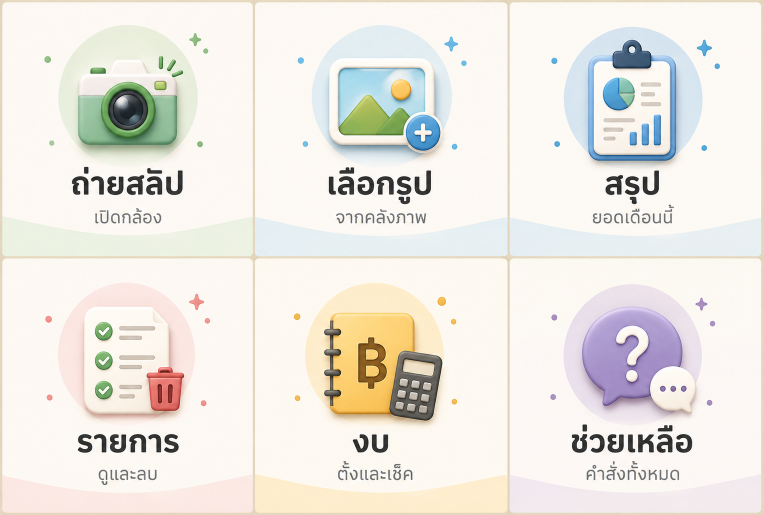
#> input picture assets/rich-menu-01.png, 1527 x 1030 px (shown at 1/2 size)
$ python -i richmenu_compose.py   (imports and definitions only)
#> lines starting #> are read from the running program, lines starting #| are printed output that depends on the picture
#> in prep_icon, ic is the input picture: PIL image 1527x1030 RGB; mean R, G, B 235.8, 232.2, 225.3
#!/usr/bin/env python3
"""richmenu_compose.py — ประกอบรูปเมนูจาก "ไอคอนทีละอัน" ให้เป็น 2500×1686 เป๊ะ ๆ

    python3 scripts/richmenu_compose.py

ทำไมต้องมีไฟล์นี้: เครื่องมือ AI วาดรูปส่วนใหญ่ให้เลือกอัตราส่วนได้แค่ชุดสำเร็จ
(1:1, 4:3, 16:9, 9:16, ...) ซึ่ง **ไม่มีอันไหนตรง 1.4828 ที่ rich menu ต้องการเลย**
ที่ใกล้สุดคือ 4:3 ซึ่งยังต้องครอปความสูงทิ้ง 10%

และต่อให้ครอปจนได้อัตราส่วนถูก ก็ยังเหลือปัญหาใหญ่กว่า — **เส้นแบ่งต้องตรงตาราง
833px พอดี** ครอปทีเดียวเส้นเลื่อนหมด กดปุ่มแล้วไปโดนช่องข้าง ๆ

ทางออก: ขอ AI วาดแค่ **ไอคอน 1:1 ทีละอัน** (ซึ่งเป็นอัตราส่วนที่มันทำได้ดีที่สุด)
แล้วให้สคริปต์นี้วางลงตาราง + เรนเดอร์ข้อความไทยเอง
  - ตารางตรงเป๊ะเพราะคำนวณจากตัวเลขเดียวกับ richmenu.mjs
  - ข้อความไทยไม่มีทางสะกดเพี้ยน (เคยเจอ "ถ่ายสลับ" แทน "ถ่ายสลิป" มาแล้ว)
  - คุมขนาดไฟล์ให้ไม่เกิน 1 MB ได้

วางไอคอนไว้ที่ assets/icons/ ตามชื่อนี้ (ขนาดเท่าไหร่ก็ได้ ไม่ต้องจัตุรัสเป๊ะ):

    tab1-1.png … tab1-6.png     หน้า "หลัก"
    tab2-1.png … tab2-6.png     หน้า "เพิ่มเติม"

**PNG พื้นโปร่ง (alpha) ดีที่สุด** — แต่ถ้าเครื่องมือทำพื้นโปร่งไม่ได้ก็ไม่เป็นไร
ขอแค่พื้นเป็น "สีเรียบสีเดียว" สคริปต์จะคีย์ออกให้เอง (ดู autokey)
หน้าไหนไอคอนไม่ครบ 6 อันจะถูกข้าม (ไม่เขียนทับของเดิม)

prompt สำเร็จรูปสำหรับสั่ง AI วาดไอคอน: assets/icons/PROMPT.md

ต้องมี pillow (ใช้ venv ไหนก็ได้ เช่น bench/.venv-ocr/bin/python)
"""
import os

from PIL import Image, ImageChops, ImageDraw

from richmenu_image import (ACCENT, ASSETS, BG, CELLS, CELLS_MORE, CH_TAB, CW, FG,  # noqa: F401
                            H, LINE, SUB, TAB_H, TAB_W, W, centered, check_glyphs,
                            draw_tabs, find_font)

ICONS = os.path.join(ASSETS, "icons")
MAX_BYTES = 1024 * 1024

# วงกลมพาสเทลหลังไอคอน — สีเดียวกับโทนการ์ด Flex ไล่ตามช่อง
# มีไว้ให้ไอคอนที่มาจากคนละไฟล์ดูเป็นชุดเดียวกัน แม้สไตล์จะไม่เหมือนกันเป๊ะ
HALOS = [(227, 243, 235), (232, 238, 246), (251, 240, 218),
         (248, 227, 227), (239, 235, 229), (237, 233, 246)]

ICON_BOX = 300          # ด้านของกรอบไอคอนในรูปสุดท้าย
HALO_R = 195            # รัศมีวงกลมพาสเทล

# ตำแหน่งแนวตั้งในช่อง (คูณกับความสูงช่อง) — จัดให้ไอคอน+หัวข้อ+คำอธิบาย
# เป็นก้อนเดียวที่อยู่กึ่งกลางช่องพอดี ไอคอนที่นี่ใหญ่กว่าของ richmenu_image.py
# ราวสองเท่า จึงใช้ระยะคนละชุดกัน
Y_ICON, Y_TITLE, Y_SUB = -0.135, 0.16, 0.285


# [7 lines left out: function load_icon, not called in this run]


def autokey(rgb, tol=26):
    """ไอคอนพื้นทึบ → คีย์สีพื้นออกเป็น alpha ให้อัตโนมัติ

    เครื่องมือ AI วาดรูปหลายตัวส่งออก PNG พื้นโปร่งไม่ได้ ได้พื้นทึบมาแทน
    วางทับตรง ๆ จะเห็นเป็นสี่เหลี่ยมกลางช่อง — คีย์ให้เองดีกว่าให้ไปแก้มือทีละอัน

    ทำเฉพาะตอนสี่มุมเป็นสีเดียวกันจริง ๆ ถ้ามุมไม่เหมือนกัน = พื้นมีลวดลาย
    เดามั่วแล้วจะกัดตัวไอคอนหาย เลยคืน None ให้ไปใช้แบบทึบตามเดิม
    """
#> called with tol = 26
    w, h = rgb.size
#> w = 1527; h = 1030
    corners = [rgb.getpixel(p) for p in ((0, 0), (w - 1, 0), (0, h - 1), (w - 1, h - 1))]
#> corners = [(224, 213, 187), (224, 212, 183), (226, 214, 190), (224, 212, 187)]
    for ch in range(3):
        vals = [c[ch] for c in corners]
        if max(vals) - min(vals) > 12:
            return None
#> this loop made 3 passes
#> vals on passes 1 to 3: [224, 224, 226, 224], [213, 212, 214, 212], [187, 183, 190, 187]
    bg = tuple(sum(c[ch] for c in corners) // 4 for ch in range(3))
#> bg = (224, 212, 186)

    r, g, b = ImageChops.difference(rgb, Image.new("RGB", rgb.size, bg)).split()
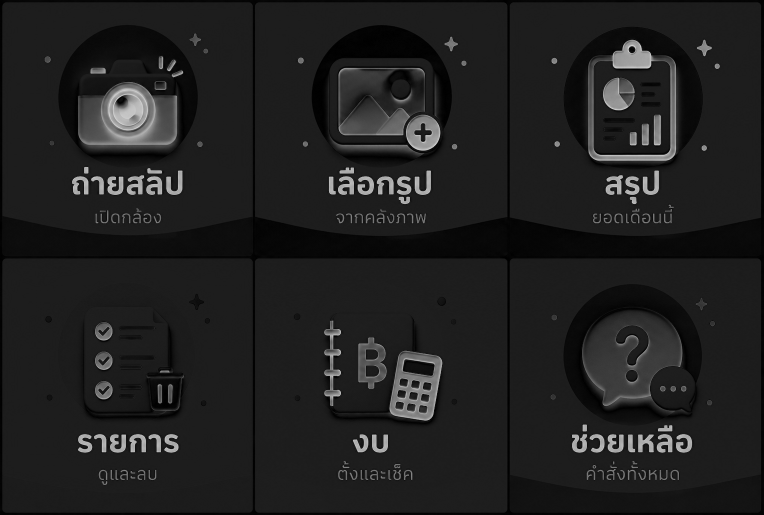
#> r: PIL image 1527x1030 L (shown at 1/2 size); min 0, max 224, mean 31.9
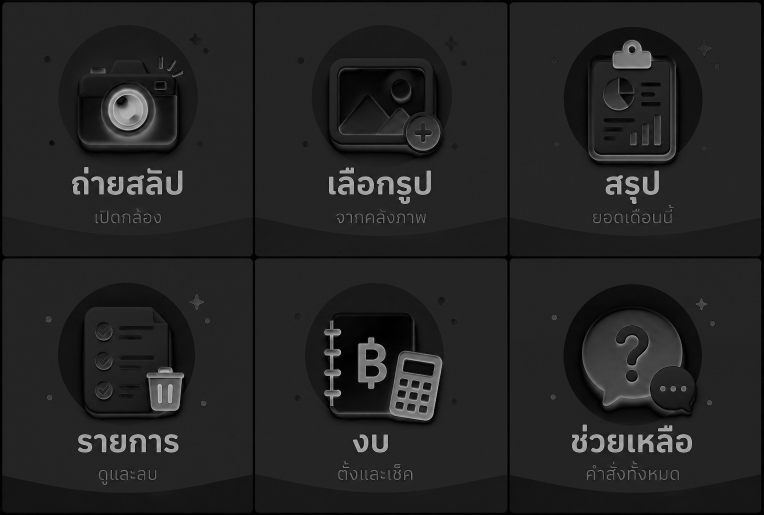
#> g: PIL image 1527x1030 L (shown at 1/2 size); min 0, max 212, mean 35.9
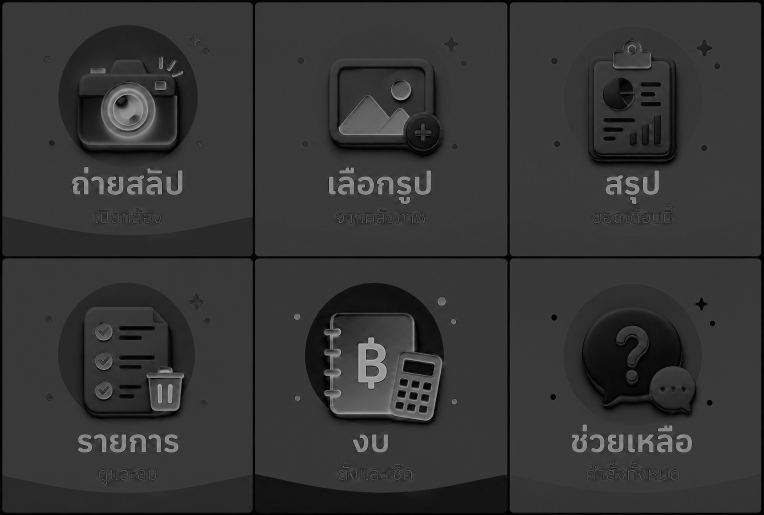
#> b: PIL image 1527x1030 L (shown at 1/2 size); min 0, max 186, mean 53.1
    dist = ImageChops.lighter(ImageChops.lighter(r, g), b)
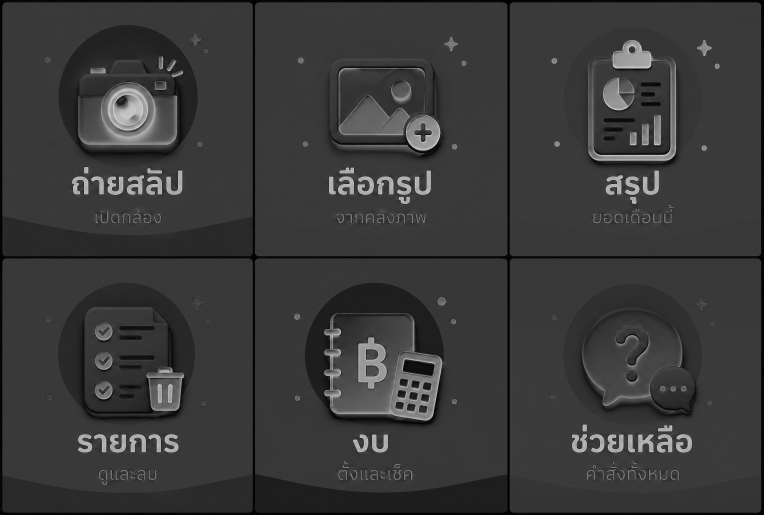
#> dist: PIL image 1527x1030 L (shown at 1/2 size); min 0, max 224, mean 57.5
    alpha = dist.point(lambda v: 0 if v <= tol else min(255, (v - tol) * 12))
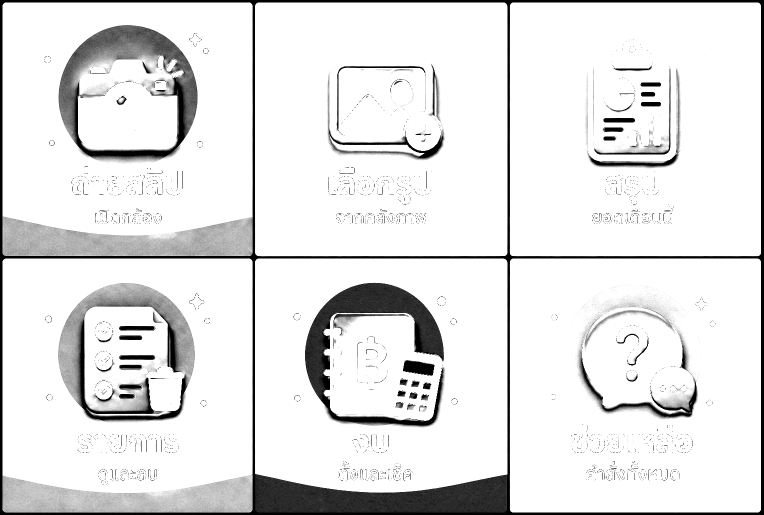
#> alpha: PIL image 1527x1030 L (shown at 1/2 size); min 0, max 255, mean 228.7
    out = rgb.convert("RGBA")
    out.putalpha(alpha)
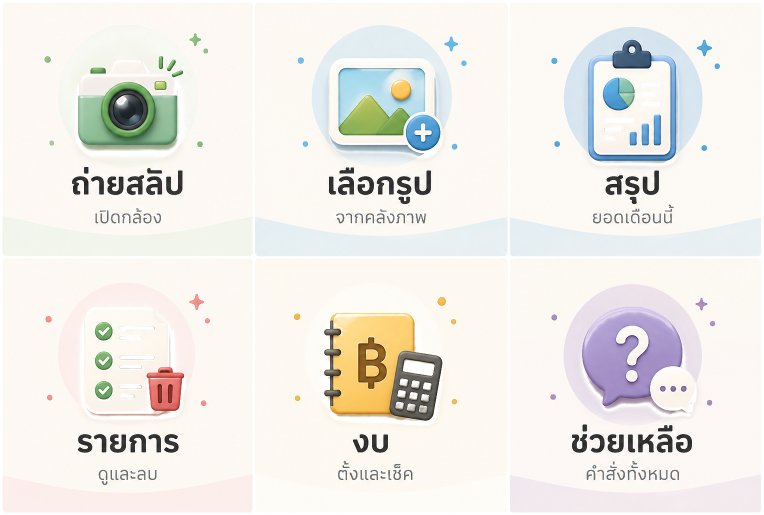
#> out: PIL image 1527x1030 RGBA (shown at 1/2 size); mean R, G, B, A 235.8, 232.2, 225.3, 228.7; transparent parts drawn white
    return out


def prep_icon(path):
    """โหลด + ย่อให้พอดีกรอบ คงอัตราส่วนเดิม (ไอคอนไม่จัตุรัสก็ไม่บิด)"""
    ic = Image.open(path)
    if ic.mode in ("RGBA", "LA", "P"):
        ic = ic.convert("RGBA")
        if ic.getchannel("A").getextrema()[0] == 255:      # มี alpha แต่ทึบหมด
            ic = autokey(ic.convert("RGB")) or ic
    else:
        ic = autokey(ic.convert("RGB")) or ic.convert("RGB")
    ic.thumbnail((ICON_BOX, ICON_BOX), Image.LANCZOS)
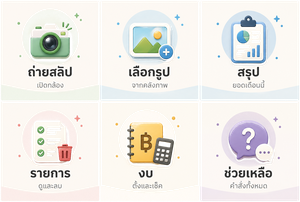
#> ic: PIL image 300x202 RGBA; mean R, G, B, A 234.7, 231.7, 225.6, 228; transparent parts drawn white
    return ic


# [92 lines left out: functions brings_own_background, compose, save_under_limit, main, not called in this run]


# [2 lines not run here, left out]

>>> result = prep_icon('../assets/rich-menu-01.png')
